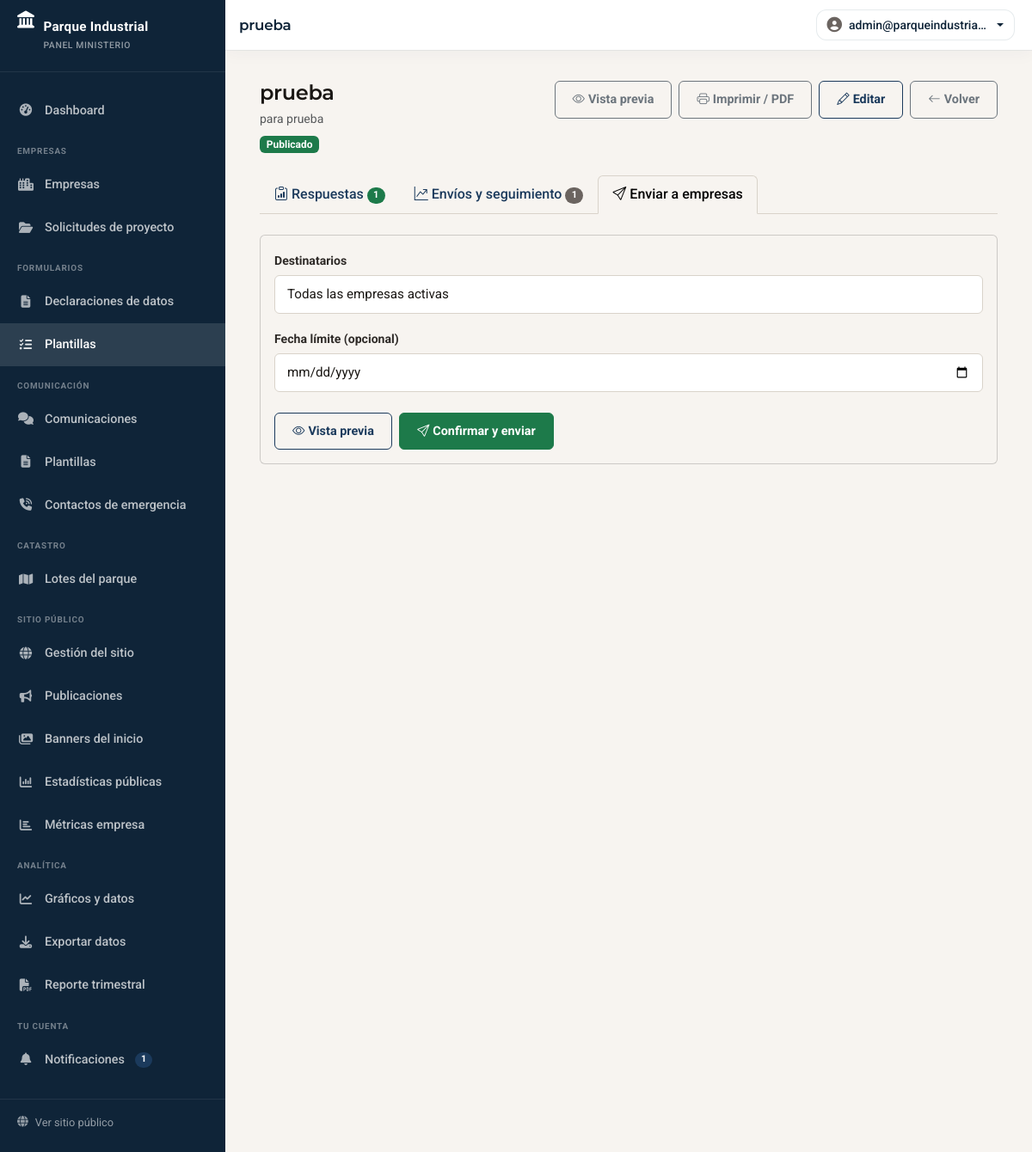
Page /ministerio/formulario-gestion.php?id=1&tab=enviar (signed in) on the committed database.
### tables this page shows
CREATE TABLE `formularios_dinamicos` (
  `id` int(11) NOT NULL AUTO_INCREMENT,
  `titulo` varchar(255) NOT NULL,
  `descripcion` text DEFAULT NULL,
  `estado` enum('borrador','publicado','archivado') NOT NULL DEFAULT 'borrador',
  `creado_por` int(11) DEFAULT NULL,
  `created_at` timestamp NOT NULL DEFAULT current_timestamp(),
  `updated_at` timestamp NOT NULL DEFAULT current_timestamp() ON UPDATE current_timestamp(),
  `survey_json` longtext DEFAULT NULL COMMENT 'Definicion completa del formulario en formato SurveyJS JSON',
  PRIMARY KEY (`id`),
  KEY `idx_fd_estado` (`estado`),
  KEY `idx_fd_creado_por` (`creado_por`)
);

### includes/funciones/web.php (called while the page is built, shortened)
<?php
function e($string) {
    return htmlspecialchars($string ?? '', ENT_QUOTES, 'UTF-8');
}

### public/ministerio/formulario-gestion.php (the view, shortened to what this page needs)
<?php
$db = getDB();
$form_id = (int)($_GET['id'] ?? 0);
$tab_activo = $_GET['tab'] ?? 'respuestas';
$stmt = $db->prepare('SELECT * FROM formularios_dinamicos WHERE id = ?');
$stmt->execute([$form_id]);
$formulario = $stmt->fetch();
$stmt = $db->prepare("
    SELECT r.*, e.nombre AS empresa_nombre, e.cuit
    FROM formulario_respuestas r
    INNER JOIN empresas e ON r.empresa_id = e.id
    WHERE r.formulario_id = ?
    ORDER BY r.created_at DESC
");
$stmt->execute([$form_id]);
$respuestas = $stmt->fetchAll();
try {
    $stmt = $db->prepare("
        SELECT fe.*, f.titulo
        FROM formulario_envios fe
        INNER JOIN formularios_dinamicos f ON f.id = fe.formulario_id
        WHERE fe.formulario_id = ?
        ORDER BY fe.created_at DESC
    ");
    $stmt->execute([$form_id]);
    $lista_envios = $stmt->fetchAll();
} catch (Throwable $e) {
    $lista_envios = [];
}
$total_resp  = count($respuestas);
$total_envios = count($lista_envios);
require_once BASEPATH . '/includes/ministerio_layout_header.php';
?>
<div class="d-flex justify-content-between align-items-start flex-wrap gap-2 mb-4">
    <div>
        <h2 class="h4 mb-1 fw-semibold"><?= e($formulario['titulo']) ?></h2>
        <?php if (!empty($formulario['descripcion'])): ?>
            <p class="text-muted mb-1 small"><?= e($formulario['descripcion']) ?></p>
        <?php endif; ?>
        <?php
        $badge_estados = ['borrador' => 'bg-secondary', 'publicado' => 'bg-success', 'archivado' => 'bg-dark'];
        ?>
        <span class="badge <?= $badge_estados[$formulario['estado']] ?? 'bg-secondary' ?>"><?= ucfirst($formulario['estado']) ?></span>
    </div>
    <div class="d-flex gap-2 flex-wrap">
        <a href="formulario-preview.php?id=<?= $form_id ?>" target="_blank" class="btn btn-outline-secondary btn-sm">
            <i class="bi bi-eye me-1"></i>Vista previa
        </a>
        <a href="formulario-imprimir.php?id=<?= $form_id ?>" target="_blank" class="btn btn-outline-secondary btn-sm">
            <i class="bi bi-printer me-1"></i>Imprimir / PDF
        </a>
        <a href="formulario-editar.php?id=<?= $form_id ?>" class="btn btn-outline-primary btn-sm">
            <i class="bi bi-pencil me-1"></i>Editar
        </a>
        <a href="formularios-dinamicos.php" class="btn btn-outline-secondary btn-sm">
            <i class="bi bi-arrow-left me-1"></i>Volver
        </a>
    </div>
</div>
<ul class="nav nav-tabs mb-4" role="tablist">
    <li class="nav-item">
        <a class="nav-link<?= $tab_activo === 'respuestas' ? ' active' : '' ?>"
           href="formulario-gestion.php?id=<?= $form_id ?>&tab=respuestas">
            <i class="bi bi-clipboard-data me-1"></i>Respuestas
            <?php if ($total_resp > 0): ?>
                <span class="badge bg-success rounded-pill tab-badge"><?= $total_resp ?></span>
            <?php endif; ?>
        </a>
    </li>
    <li class="nav-item">
        <a class="nav-link<?= $tab_activo === 'envios' ? ' active' : '' ?>"
           href="formulario-gestion.php?id=<?= $form_id ?>&tab=envios">
            <i class="bi bi-graph-up-arrow me-1"></i>Envíos y seguimiento
            <?php if ($total_envios > 0): ?>
                <span class="badge bg-secondary rounded-pill tab-badge"><?= $total_envios ?></span>
            <?php endif; ?>
        </a>
    </li>
    <li class="nav-item">
        <a class="nav-link<?= $tab_activo === 'enviar' ? ' active' : '' ?>"
           href="formulario-gestion.php?id=<?= $form_id ?>&tab=enviar">
            <i class="bi bi-send me-1"></i>Enviar a empresas
        </a>
    </li>
</ul>
<?php if ($tab_activo === 'respuestas'): ?>
<?php require BASEPATH . '/includes/partials/formulario_gestion_respuestas.php'; ?>
<?php elseif ($tab_activo === 'envios'): ?>
<?php require BASEPATH . '/includes/partials/formulario_gestion_envios.php'; ?>
<?php elseif ($tab_activo === 'enviar'): ?>
<?php require BASEPATH . '/includes/partials/formulario_gestion_enviar.php'; ?>
<?php endif; ?>
<?php
require_once BASEPATH . '/includes/ministerio_layout_footer.php';
?>

### public/css/styles.css (style rules this page uses)
:root { --primary: #1b3a5c; --primary-dark: #0f2438; --primary-mid: #1e4a73; --primary-light: #2c6496; --amber: #c4601a; --amber-light: #e8813a; --amber-bg: #fdf0e4; --secondary: #1d7a4a; --secondary-bg: #e4f3eb; --success: #1d7a4a; --success-bg: #e4f3eb; --warning: #b86010; --warning-bg: #fdf0e4; --danger: #c0392b; --danger-bg: #fdecea; --info: #1e6091; --info-bg: #e3eef8; --stone: #f7f4f0; --stone-mid: #ede9e3; --stone-deep: #d9d3ca; --ink: #1a1714; --muted: #6b6460; --white: #ffffff; --gray-100: #f7f4f0; --gray-200: #ede9e3; --gray-300: #d9d3ca; --gray-600: #6b6460; --gray-800: #2e2a27; --gray-900: #1a1714; --shadow: 0 2px 8px rgba(15, 36, 56, 0.08); --shadow-lg: 0 6px 24px rgba(15, 36, 56, 0.12); --shadow-amber: 0 4px 16px rgba(196, 96, 26, 0.22); --radius: 6px; --radius-md: 10px; --radius-lg: 14px; --radius-pill: 999px; }
:root { --bs-primary: #1b3a5c; --bs-primary-rgb: 27, 58, 92; --bs-secondary: #6b6460; --bs-secondary-rgb: 107, 100, 96; --bs-success: #1d7a4a; --bs-success-rgb: 29, 122, 74; --bs-warning: #b86010; --bs-warning-rgb: 184, 96, 16; --bs-danger: #c0392b; --bs-danger-rgb: 192, 57, 43; --bs-info: #1e6091; --bs-info-rgb: 30, 96, 145; --bs-body-bg: #f7f4f0; --bs-body-color: #1a1714; --bs-border-color: #d9d3ca; --bs-link-color: #1b3a5c; --bs-link-hover-color: #1e4a73; --bs-success-bg-subtle: #e4f3eb; --bs-warning-bg-subtle: #fdf0e4; --bs-danger-bg-subtle: #fdecea; --bs-info-bg-subtle: #e3eef8; }
* { box-sizing: border-box; }
html { scroll-behavior: smooth; }
body { font-family: 'Inter', 'Roboto', system-ui, sans-serif; font-size: 16px; line-height: 1.65; color: var(--ink); background: var(--stone); margin: 0; }
h1, h2, h3, h4, h5, h6 { font-family: 'Montserrat', system-ui, sans-serif; font-weight: 700; color: var(--ink); letter-spacing: -0.015em; }
a { color: var(--primary); text-decoration: none; transition: color 0.2s; }
.btn { border-radius: var(--radius); padding: 10px 20px; font-weight: 600; font-size: 0.9rem; transition: background 0.2s, transform 0.15s, box-shadow 0.2s; }
.btn-outline-primary { color: var(--primary); border-color: var(--primary); background: transparent; }

### public/css/empresa-app.css (style rules this page uses)
:root { --ea-primary: #1b3a5c; --ea-primary-dark: #0f2438; --ea-primary-mid: #1e4a73; --ea-amber: #c4601a; --ea-surface: #f7f4f0; --ea-card-shadow: 0 4px 24px rgba(15, 36, 56, 0.07); --ea-card-shadow-hover: 0 8px 32px rgba(15, 36, 56, 0.12); --ea-sidebar-w: 232px; --ea-topbar-h: 58px; }
body.empresa-app-body, body.ministerio-app-body { margin: 0; min-height: 100vh; background: #f7f4f0; font-family: 'Roboto', system-ui, sans-serif; }
body.ministerio-app-body { --ea-sidebar-w: 262px; }

### public/ministerio/formulario-gestion.php (style rules this page uses)
.nav-tabs .nav-link { font-weight: 500; }
.tab-badge { font-size: .7rem; vertical-align: middle; }

### rows in the picture
formularios_dinamicos: titulo "prueba", descripcion "para prueba", estado "Publicado"

### other values in the picture
$badge_notif "1"
$page_title "prueba"
$topbar_name "admin@parqueindustria…"
$total_resp "1"
$total_envios "1"
